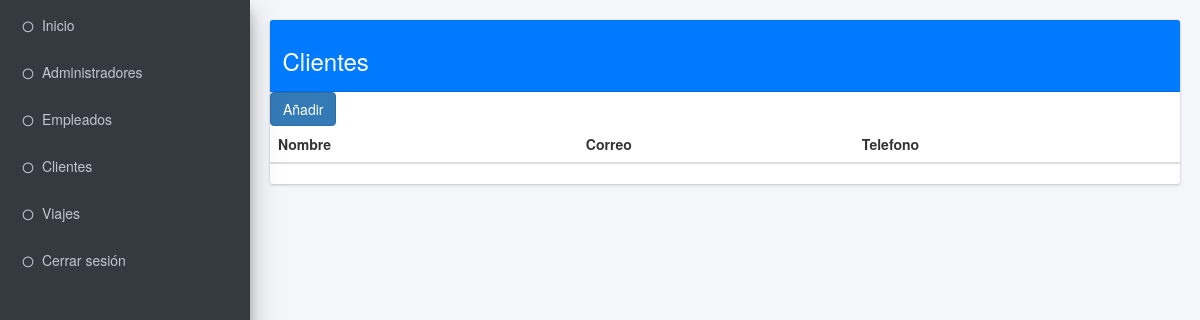
/vistas/admin_cCli.php (signed in), run on an earlier commit of the app's database.
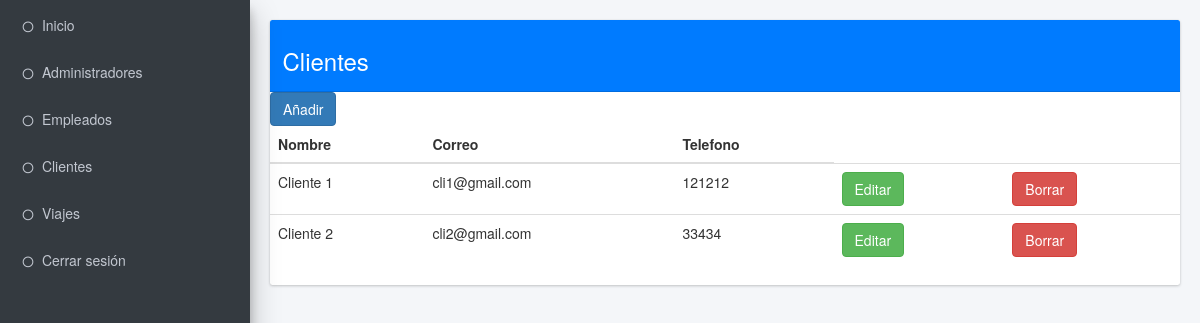
And on a later commit of the database.
### tables this page shows
CREATE TABLE `clientes` (
  `id` int(11) NOT NULL,
  `nombre` varchar(50) DEFAULT NULL,
  `correo` varchar(20) DEFAULT NULL,
  `telefono` int(11) DEFAULT NULL
);

### modelos/selectTables.php (called while the page is built, shortened)
<?php
    include_once "../controladores/conexion.php";
    $getClien = $BD -> query("SELECT nombre, correo, telefono FROM clientes");
    $resultado_Clien = $getClien -> fetchAll(PDO::FETCH_OBJ);
?>

### vistas/admin_cCli.php (the view, shortened to what the changed rows need)
<?php
include_once "../modelos/selectTables.php";
?>
<!DOCTYPE html>
<html>
<head>
  <link rel="stylesheet" href="plugins/fontawesome-free/css/all.min.css">
  <link rel="stylesheet" href="https://code.ionicframework.com/ionicons/2.0.1/css/ionicons.min.css">
  <link rel="stylesheet" href="css/adminlte.min.css">
  <link rel="stylesheet" href="https://maxcdn.bootstrapcdn.com/bootstrap/3.4.1/css/bootstrap.min.css">
</head>
<body class="hold-transition sidebar-mini layout-fixed">
  <div class="wrapper">
    <div class="content-wrapper">
      <br>
      <section class="content">
        <div class="container-fluid">
          <div class="row">
            <div class="col-md-12">
              <div class="card card-primary">
                <form action="../controladores/editClientes.php" method="post" role="form" id="quickForm">
                  <div class="crudAdmin" align="center">
                    <table class="table table-hover">
                      <thead>
                        <tr>
                          <th>Nombre</th>
                          <th>Correo</th>
                          <th>Telefono</th>
                        </tr>
                      </thead>
                      <tbody>
                        <?php foreach ($resultado_Clien as $resultado_Clien){ ?>
                          <?php $nombreUsr = $resultado_Clien -> nombre ?>
                          <td> <?php echo $resultado_Clien -> nombre ?></td>
                          <td> <?php echo $resultado_Clien -> correo ?></td>
                          <td><?php echo $resultado_Clien -> telefono ?></td>
                          <td><form action="../controladores/editClientes.php" method="post">
                                <button class="btn btn-success" type="submit" name="editar"
                                value="<?php echo htmlspecialchars($nombreUsr); ?>">Editar</button>
                              </form>
                            </td>
                            <td><form method="post" action="../controladores/borrar_Cliente.php">
                            <button type="submit" class="btn btn-danger" name="id" value="<?php echo htmlspecialchars($nombreUsr); ?>">Borrar
                            </button>
                            </form>
                            </td>
                          <tr>
                          <?php } ?>
                        </tbody>
                      </table>
                    </div>
                  </form>
                </div>
              </div>
            </div>
          </div>
        </section>
      </div>
    </body>
    </html>

What changed in the data, as far as the page shows it:
added clientes: nombre "Cliente 1", correo "cli1@gmail.com", telefono "121212"
added clientes: nombre "Cliente 2", correo "cli2@gmail.com", telefono "33434"
